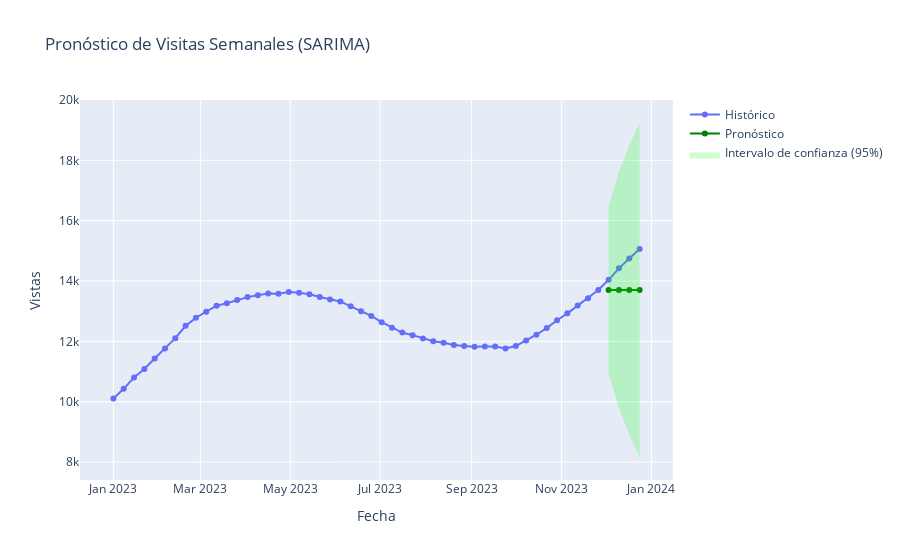

The notebook cell this image was saved under:
### Markdown cell above
4. **Modeling (ARIMA or SARIMA)**  
   Fit a model to forecast the next 4 weeks of viewership. Justify your model selection. Provide:  
   - Forecast results  
   - Confidence intervals  
   - Interactive visualization comparing historical and forecasted values

### Code cell
import pandas as pd
import matplotlib.pyplot as plt
from statsmodels.tsa.statespace.sarimax import SARIMAX
from statsmodels.tools.eval_measures import rmse, meanabs
import plotly.graph_objects as go

# 1. Cargar y preparar datos
df = pd.read_csv('Weekly_Views.csv', parse_dates=['week'], index_col='week')
df = df.asfreq('W')
train = df.iloc[:-4]
test = df.iloc[-4:]  # Últimas 4 semanas para validación

# 2. Ajustar modelo SARIMA (parámetros elegidos manualmente o con AIC/BIC)
# SARIMA(p,d,q)(P,D,Q,s) --> s=52 por estacionalidad semanal anual
model = SARIMAX(train['views'],
                order=(1,1,1),
                seasonal_order=(1,1,1,52),
                enforce_stationarity=False,
                enforce_invertibility=False)

results = model.fit()

# 3. Pronóstico a 4 semanas
forecast = results.get_forecast(steps=4)
predicted_mean = forecast.predicted_mean
conf_int = forecast.conf_int()

# 4. Crear DataFrame combinado
forecast_df = df.copy()
forecast_df['forecast'] = pd.concat([train['views'], predicted_mean])

# 5. Visualización interactiva con Plotly
fig = go.Figure()

# Serie histórica
fig.add_trace(go.Scatter(x=df.index, y=df['views'], mode='lines+markers', name='Histórico'))

# Pronóstico
fig.add_trace(go.Scatter(x=predicted_mean.index, y=predicted_mean, mode='lines+markers', name='Pronóstico', line=dict(color='green')))

# Intervalo de confianza
fig.add_trace(go.Scatter(
    x=conf_int.index.tolist() + conf_int.index[::-1].tolist(),
    y=conf_int['lower views'].tolist() + conf_int['upper views'][::-1].tolist(),
    fill='toself',
    fillcolor='rgba(0, 255, 0, 0.2)',
    line=dict(color='rgba(255,255,255,0)'),
    hoverinfo="skip",
    name='Intervalo de confianza (95%)'
))

fig.update_layout(title='Pronóstico de Visitas Semanales (SARIMA)',
                  xaxis_title='Fecha',
                  yaxis_title='Vistas',
                  hovermode='x unified')

fig.show()

### Figure 1 — Plotly figure (JSON) as saved in the notebook; plotly's stock layout.template omitted (floating-point values rounded to 4 significant figures)
{"data": [{"mode": "lines+markers", "name": "Histórico", "type": "scatter", "x": ["2023-01-01T00:00:00", "2023-01-08T00:00:00", "2023-01-15T00:00:00", "2023-01-22T00:00:00", "2023-01-29T00:00:00", "2023-02-05T00:00:00", "2023-02-12T00:00:00", "2023-02-19T00:00:00", "2023-02-26T00:00:00", "2023-03-05T00:00:00", "2023-03-12T00:00:00", "2023-03-19T00:00:00", "2023-03-26T00:00:00", "2023-04-02T00:00:00", "2023-04-09T00:00:00", "2023-04-16T00:00:00", "2023-04-23T00:00:00", "2023-04-30T00:00:00", "2023-05-07T00:00:00", "2023-05-14T00:00:00", "2023-05-21T00:00:00", "2023-05-28T00:00:00", "2023-06-04T00:00:00", "2023-06-11T00:00:00", "2023-06-18T00:00:00", "2023-06-25T00:00:00", "2023-07-02T00:00:00", "2023-07-09T00:00:00", "2023-07-16T00:00:00", "2023-07-23T00:00:00", "2023-07-30T00:00:00", "2023-08-06T00:00:00", "2023-08-13T00:00:00", "2023-08-20T00:00:00", "2023-08-27T00:00:00", "2023-09-03T00:00:00", "2023-09-10T00:00:00", "2023-09-17T00:00:00", "2023-09-24T00:00:00", "2023-10-01T00:00:00", "2023-10-08T00:00:00", "2023-10-15T00:00:00", "2023-10-22T00:00:00", "2023-10-29T00:00:00", "2023-11-05T00:00:00", "2023-11-12T00:00:00", "2023-11-19T00:00:00", "2023-11-26T00:00:00", "2023-12-03T00:00:00", "2023-12-10T00:00:00", "2023-12-17T00:00:00", "2023-12-24T00:00:00"], "y": [10110, 10427, 10805, 11087, 11431, 11763, 12106, 12515, 12783, 12983, 13181, 13264, 13373, 13467, 13526, 13590, 13577, 13634, 13609, 13560, 13473, 13390, 13325, 13161, 12998, 12845, 12637, 12455, 12293, 12206, 12099, 12002, 11955, 11877, 11848, 11818, 11832, 11831, 11765, 11844, 12030, 12220, 12440, 12701, 12930, 13189, 13429, 13703, 14040, 14421, 14744, 15060]}, {"line": {"color": "green"}, "mode": "lines+markers", "name": "Pronóstico", "type": "scatter", "x": ["2023-12-03T00:00:00", "2023-12-10T00:00:00", "2023-12-17T00:00:00", "2023-12-24T00:00:00"], "y": [13703, 13703, 13703, 13703]}, {"fill": "toself", "fillcolor": "rgba(0, 255, 0, 0.2)", "hoverinfo": "skip", "line": {"color": "rgba(255,255,255,0)"}, "name": "Intervalo de confianza (95%)", "type": "scatter", "x": ["2023-12-03T00:00:00", "2023-12-10T00:00:00", "2023-12-17T00:00:00", "2023-12-24T00:00:00", "2023-12-24T00:00:00", "2023-12-17T00:00:00", "2023-12-10T00:00:00", "2023-12-03T00:00:00"], "y": [10930.0, 9783.0, 8902.0, 8159.0, 19250.0, 18500.0, 17620.0, 16470.0]}], "layout": {"hovermode": "x unified", "title": {"text": "Pronóstico de Visitas Semanales (SARIMA)"}, "xaxis": {"title": {"text": "Fecha"}}, "yaxis": {"title": {"text": "Vistas"}}}}
